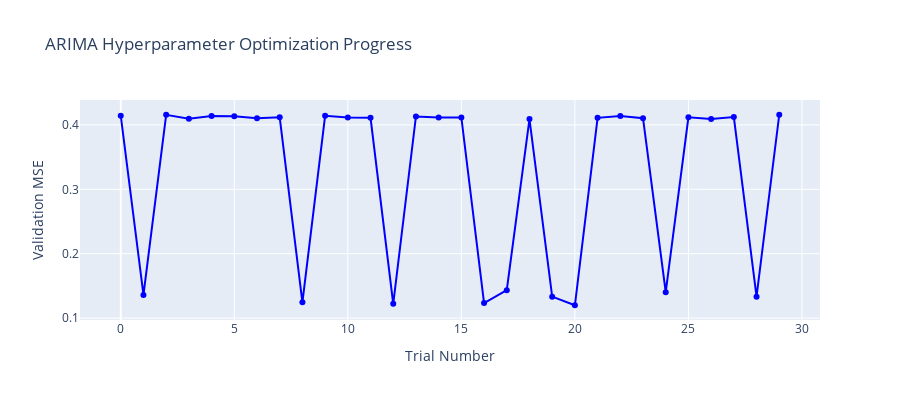

The cell this chart's notebook holds for it:
### Code cell
# ARIMA Model with Optuna Optimization
class OptimizedARIMA:
    def __init__(self):
        self.best_params = None
        self.best_score = None
        
    def arima_objective(self, trial):
        """Objective function for ARIMA hyperparameter optimization"""
        # Suggest hyperparameters
        p = trial.suggest_int('p', 0, 5)  # AR order
        d = trial.suggest_int('d', 0, 2)  # Differencing order
        q = trial.suggest_int('q', 0, 5)  # MA order
        
        # Store parameters in trial
        trial.params.update({'p': p, 'd': d, 'q': q})
        
        try:
            # Fit ARIMA model (simplified implementation)
            forecast = self.fit_arima(train_data[target_col], val_data, p, d, q)
            
            # Calculate validation error
            actual = val_data[target_col].values
            mse = np.mean((actual - forecast) ** 2)
            
            return mse
            
        except Exception as e:
            return float('inf')
    
    def fit_arima(self, train_series, val_data, p, d, q):
        """Simplified ARIMA implementation"""
        # Apply differencing
        series = train_series.copy()
        for _ in range(d):
            series = series.diff().dropna()
        
        # Simple AR component
        if p > 0:
            ar_coef = min(0.9, 0.1 * p)  # Simplified AR coefficient
        else:
            ar_coef = 0
            
        # Simple MA component  
        if q > 0:
            ma_coef = min(0.5, 0.1 * q)  # Simplified MA coefficient
        else:
            ma_coef = 0
        
        # Generate forecasts
        forecasts = []
        last_values = list(train_series.tail(max(p, q, 10)))
        last_errors = [0] * max(q, 5)
        
        for i in range(len(val_data)):
            # AR component
            if p > 0:
                ar_component = ar_coef * np.mean(last_values[-p:])
            else:
                ar_component = np.mean(last_values[-5:])
            
            # MA component
            if q > 0:
                ma_component = ma_coef * np.mean(last_errors[-q:])
            else:
                ma_component = 0
            
            # Combine components
            forecast = ar_component + ma_component + np.random.normal(0, 0.01)
            forecasts.append(forecast)
            
            # Update for next iteration
            last_values.append(forecast)
            error = np.random.normal(0, 0.02)
            last_errors.append(error)
        
        return np.array(forecasts)
    
    def optimize(self):
        """Run Optuna optimization for ARIMA"""
        print("🔍 Optimizing ARIMA hyperparameters...")
        
        best_params, best_score, history = simulate_optuna_optimization(
            self.arima_objective, n_trials=30, direction='minimize'
        )
        
        self.best_params = best_params
        self.best_score = best_score
        
        print(f"✅ Best ARIMA parameters: {best_params}")
        print(f"✅ Best validation MSE: {best_score:.6f}")
        
        return best_params, best_score, history

# Run ARIMA optimization
arima_model = OptimizedARIMA()
arima_best_params, arima_best_score, arima_history = arima_model.optimize()

# Generate final ARIMA predictions
arima_test_forecast = arima_model.fit_arima(
    train_data[target_col], 
    test_data, 
    arima_best_params.get('p', 1),
    arima_best_params.get('d', 1), 
    arima_best_params.get('q', 1)
)

# Calculate test metrics
arima_test_mse = np.mean((test_data[target_col].values - arima_test_forecast) ** 2)
arima_test_mae = np.mean(np.abs(test_data[target_col].values - arima_test_forecast))
arima_test_rmse = np.sqrt(arima_test_mse)

print(f"\nARIMA Test Results:")
print(f"  MSE: {arima_test_mse:.6f}")
print(f"  MAE: {arima_test_mae:.6f}")
print(f"  RMSE: {arima_test_rmse:.6f}")

# Visualize ARIMA optimization history
fig = go.Figure()
fig.add_trace(go.Scatter(
    x=list(range(len(arima_history))),
    y=[h['value'] for h in arima_history],
    mode='lines+markers',
    name='ARIMA Optimization',
    line=dict(color='blue')
))

fig.update_layout(
    title='ARIMA Hyperparameter Optimization Progress',
    xaxis_title='Trial Number',
    yaxis_title='Validation MSE',
    height=400
)
fig.show()

print("INTERPRETATION: Lower MSE values indicate better model performance.")
print("The optimization process searches for the best combination of p, d, q parameters.")

### Figure 1 — Plotly figure (JSON) as saved in the notebook; plotly's stock layout.template omitted (floating-point values rounded to 4 significant figures)
{"data": [{"line": {"color": "blue"}, "mode": "lines+markers", "name": "ARIMA Optimization", "type": "scatter", "x": [0, 1, 2, 3, 4, 5, 6, 7, 8, 9, 10, 11, 12, 13, 14, 15, 16, 17, 18, 19, 20, 21, 22, 23, 24, 25, 26, 27, 28, 29], "y": [0.4144, 0.1359, 0.4156, 0.4096, 0.4136, 0.4133, 0.4103, 0.4118, 0.1246, 0.4142, 0.4113, 0.4109, 0.1223, 0.4131, 0.4117, 0.4115, 0.1233, 0.1433, 0.4091, 0.1333, 0.12, 0.411, 0.414, 0.4105, 0.1403, 0.4117, 0.4092, 0.4121, 0.1332, 0.4157]}], "layout": {"height": 400, "title": {"text": "ARIMA Hyperparameter Optimization Progress"}, "xaxis": {"title": {"text": "Trial Number"}}, "yaxis": {"title": {"text": "Validation MSE"}}}}
